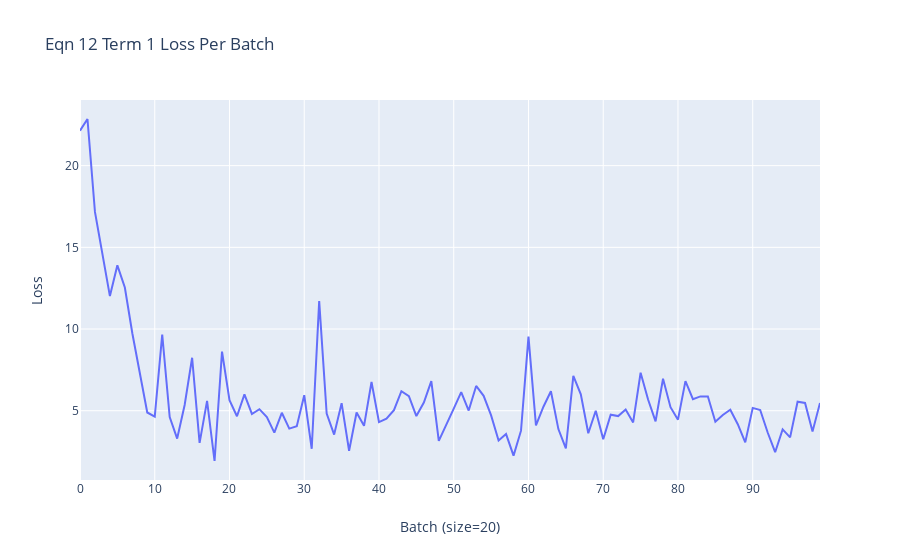

Notebook code for this chart:
### Code cell
# plot training loss

plot_data = [
    go.Scatter(
        x=np.arange(len(losses)),
        y=losses,
        mode='lines')
]

layout = dict(
    title='Eqn 12 Term 1 Loss Per Batch',
    yaxis=dict(title='Loss'),
    xaxis=dict(title='Batch (size={})'.format(batch_size))
)
fig = go.Figure(data=plot_data, layout=layout)
fig.show()

### Figure 1 — Plotly figure (JSON) as saved in the notebook; plotly's stock layout.template omitted (floating-point values rounded to 4 significant figures)
{"data": [{"mode": "lines", "type": "scatter", "x": [0, 1, 2, 3, 4, 5, 6, 7, 8, 9, 10, 11, 12, 13, 14, 15, 16, 17, 18, 19, 20, 21, 22, 23, 24, 25, 26, 27, 28, 29, 30, 31, 32, 33, 34, 35, 36, 37, 38, 39, 40, 41, 42, 43, 44, 45, 46, 47, 48, 49, 50, 51, 52, 53, 54, 55, 56, 57, 58, 59, 60, 61, 62, 63, 64, 65, 66, 67, 68, 69, 70, 71, 72, 73, 74, 75, 76, 77, 78, 79, 80, 81, 82, 83, 84, 85, 86, 87, 88, 89, 90, 91, 92, 93, 94, 95, 96, 97, 98, 99], "y": [22.14, 22.86, 17.17, 14.61, 12.02, 13.9, 12.54, 9.743, 7.296, 4.891, 4.642, 9.666, 4.617, 3.295, 5.349, 8.245, 3.032, 5.606, 1.923, 8.619, 5.646, 4.665, 6.0, 4.802, 5.095, 4.609, 3.657, 4.874, 3.906, 4.046, 5.95, 2.671, 11.71, 4.829, 3.539, 5.464, 2.551, 4.891, 4.076, 6.756, 4.301, 4.515, 5.038, 6.193, 5.895, 4.671, 5.502, 6.813, 3.15, 4.1, 5.129, 6.141, 5.009, 6.515, 5.912, 4.716, 3.182, 3.572, 2.254, 3.779, 9.535, 4.103, 5.247, 6.19, 3.878, 2.693, 7.127, 6.007, 3.622, 4.999, 3.256, 4.756, 4.672, 5.069, 4.283, 7.323, 5.686, 4.346, 6.956, 5.214, 4.452, 6.811, 5.704, 5.875, 5.874, 4.326, 4.742, 5.059, 4.174, 3.062, 5.173, 5.044, 3.666, 2.461, 3.858, 3.368, 5.553, 5.473, 3.736, 5.48]}], "layout": {"title": {"text": "Eqn 12 Term 1 Loss Per Batch"}, "xaxis": {"title": {"text": "Batch (size=20)"}}, "yaxis": {"title": {"text": "Loss"}}}}
